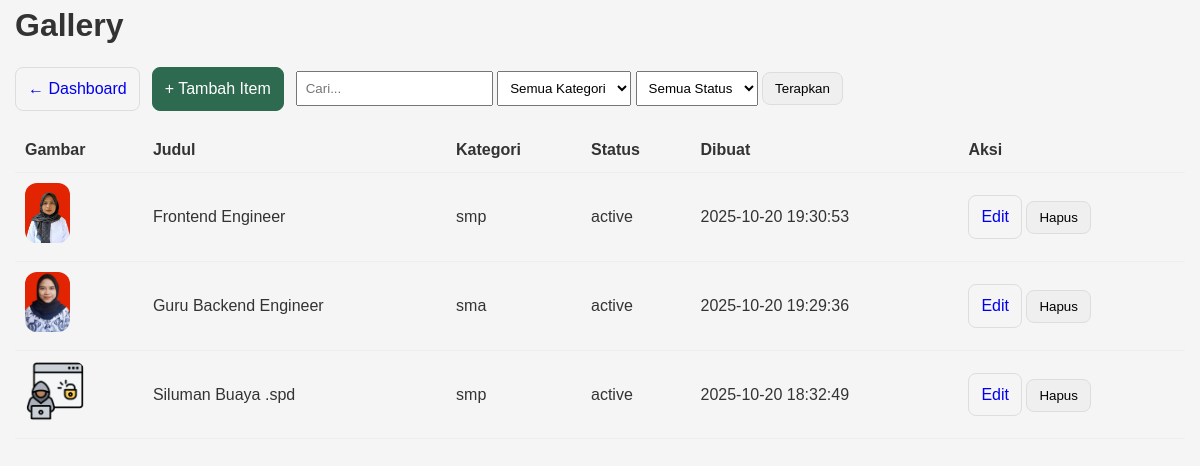
Page /admin/gallery/index.php (signed in) on the committed database.
### tables this page shows
CREATE TABLE `gallery` (
  `id` int NOT NULL,
  `title` varchar(255) NOT NULL,
  `description` text,
  `image_path` varchar(500) NOT NULL,
  `category` enum('tk','sd','smp','sma') NOT NULL,
  `status` enum('active','inactive') DEFAULT 'active',
  `created_by` int DEFAULT NULL,
  `created_at` timestamp NULL DEFAULT CURRENT_TIMESTAMP
);

### config/database.php (called while the page is built, shortened)
<?php
class Database {
    private $host = "localhost";
    private $db_name = "isr_school";
    private $username = "root";
    private $password = "";
    public function getConnection() {
        $this->conn = null;
        try {
            $this->conn = new PDO("mysql:host=" . $this->host . ";dbname=" . $this->db_name, $this->username, $this->password);
            $this->conn->exec("set names utf8");
            $this->conn->setAttribute(PDO::ATTR_ERRMODE, PDO::ERRMODE_EXCEPTION);
        } catch(PDOException $exception) {
            echo "Connection error: " . $exception->getMessage();
        }
        return $this->conn;
    }
}
?>

### models/Gallery.php (called while the page is built, shortened)
<?php
require_once __DIR__ . '/../config/database.php';
class Gallery {
  private $db;
  public function __construct() {
    $this->db = (new Database())->getConnection();
  }
  public function all($filters = []) {
    $sql = "SELECT * FROM gallery WHERE 1=1";
    $params = [];
    $sql .= " ORDER BY created_at DESC";
    $stmt = $this->db->prepare($sql);
    $stmt->execute();
    return $stmt->fetchAll(PDO::FETCH_ASSOC);
  }
}

### admin/gallery/index.php (the view, shortened to what this page needs)
<?php
require_once __DIR__ . '/../../models/Gallery.php';
$gallery = new Gallery();
$q = $_GET['q'] ?? '';
$category = $_GET['category'] ?? '';
$status = $_GET['status'] ?? '';
$items = $gallery->all([
  'q' => $q,
  'category' => $category,
  'status' => $status,
]);
function h($s){ return htmlspecialchars((string)$s, ENT_QUOTES, 'UTF-8'); }
?>
<!DOCTYPE html>
<html lang="id">
<head>
  <link rel="stylesheet" href="/site/assets/css/style.css">
</head>
<body>
  <div class="container">
    <h1>Gallery</h1>
    <div class="topbar">
      <a href="/site/admin/dashboard.php" class="btn">← Dashboard</a>
      <a class="btn btn-primary" href="create.php">+ Tambah Item</a>
      <form class="filters" method="get">
        <input type="text" name="q" placeholder="Cari..." value="<?= h($q) ?>">
        <select name="category">
          <option value="">Semua Kategori</option>
        </select>
        <select name="status">
          <option value="">Semua Status</option>
        </select>
        <button class="btn">Terapkan</button>
      </form>
    </div>
    <table>
      <thead>
        <tr><th>Gambar</th><th>Judul</th><th>Kategori</th><th>Status</th><th>Dibuat</th><th>Aksi</th></tr>
      </thead>
      <tbody>
        <?php foreach ($items as $it): ?>
          <tr>
            <td><?php if ($it['image_path']): ?><img src="/site/<?= h($it['image_path']) ?>" alt="" style="height:60px"><?php endif; ?></td>
            <td><?= h($it['title']) ?></td>
            <td><?= h($it['category']) ?></td>
            <td><?= h($it['status']) ?></td>
            <td><?= h($it['created_at']) ?></td>
            <td>
              <a class="btn" href="edit.php?id=<?= (int)$it['id'] ?>">Edit</a>
              <form action="delete.php" method="post" style="display:inline" onsubmit="return confirm('Hapus item ini?')">
                <button class="btn" type="submit">Hapus</button>
              </form>
            </td>
          </tr>
        <?php endforeach; ?>
      </tbody>
    </table>
  </div>
</body>
</html>

### assets/css/style.css (style rules this page uses)
* { margin: 0; padding: 0; box-sizing: border-box; font-family: 'Arial', sans-serif; }
body { background-color: #f5f5f5; color: #333; line-height: 1.6; }
.container { width: 100%; max-width: 1200px; margin: 0 auto; padding: 0 15px; }
.container { max-width: 1200px; margin: auto; }
img { max-width:100%;height:auto;border-radius:0.75rem }

### admin/gallery/index.php (style rules this page uses)
table { width: 100%; border-collapse: collapse; }
th, td { padding: 10px; border-bottom: 1px solid #eee; text-align: left; }
.topbar { display: flex; gap: 12px; align-items: center; margin: 16px 0; flex-wrap: wrap; }
.btn { padding: 8px 12px; border-radius: 8px; border: 1px solid #ddd; text-decoration: none; display: inline-block; }
.btn-primary { background: #2d6a4f; color: #fff; border-color: #2d6a4f; }
.filters input, .filters select { padding: 8px; }

### rows in the picture
gallery: image_path (picture), title "Frontend Engineer", category "smp", status "active", created_at "2025-10-20 19:30:53"
gallery: image_path (picture), title "Guru Backend Engineer", category "sma", status "active", created_at "2025-10-20 19:29:36"
gallery: image_path (picture), title "Siluman Buaya .spd", category "smp", status "active", created_at "2025-10-20 18:32:49"
